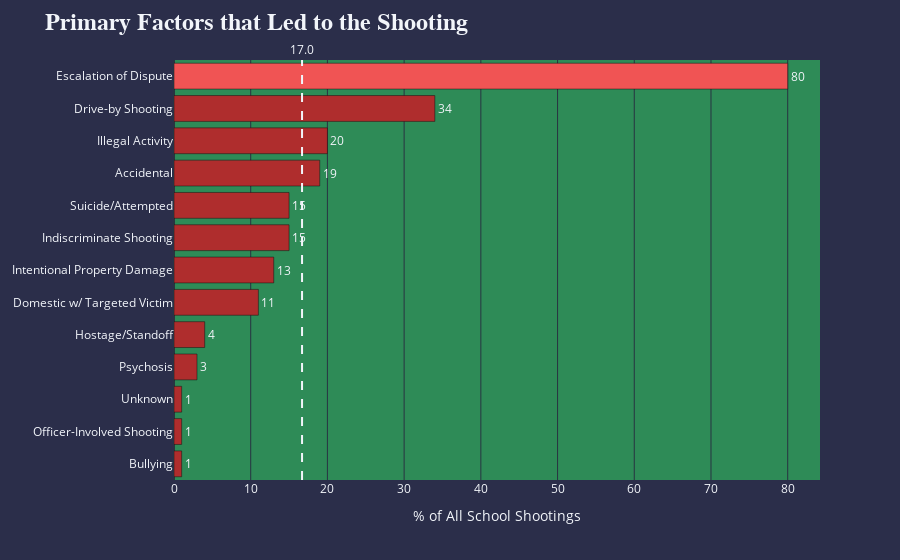

The notebook cell this image was saved under:
### Code cell
_ = dfi.groupby('situation')['incident_id'].count().sort_values(ascending=True).reset_index()
_['percent'] = _['incident_id'].apply(lambda x: round(x*100/(dfi.time_period.count()), 2) )

fig = px.bar(_, 
                   y="situation",
                   x='incident_id',
                   orientation='h',
                   text_auto=True,
                   template="plotly_dark"
                   )

fig.update_layout(title='<b>Primary Factors that Led to the Shooting<b>',
                  titlefont={'size': 24,
                             'family': 'Proxima Nova',
                            },
                  template='plotly_dark',
                  paper_bgcolor='#2B2E4A',
                  plot_bgcolor='#2E8B57',
                  yaxis_title=None,
                  xaxis_title='% of All School Shootings'
                 )

fig.add_vline(
    x = _.incident_id.mean(),
    line_width = 2,
    line_dash = 'dash',
    annotation_text = round(_.incident_id.mean(), 0),
    annotation_position = 'top',
)

color = ['#AF2D2D',]*17
for c in range(12,17):
    color[c] = '#F05454'

fig.update_traces(textfont_size=12,
                  textangle=0,
                  textposition='outside',
                  cliponaxis=False,
                  marker_color=color,
                 )

fig.show()

### Figure 1 — Plotly figure (JSON) as saved in the notebook; plotly's stock layout.template omitted (floating-point values rounded to 4 significant figures)
{"data": [{"alignmentgroup": "True", "cliponaxis": false, "hovertemplate": "incident_id=%{x}<br>situation=%{y}<extra></extra>", "legendgroup": "", "marker": {"color": ["#AF2D2D", "#AF2D2D", "#AF2D2D", "#AF2D2D", "#AF2D2D", "#AF2D2D", "#AF2D2D", "#AF2D2D", "#AF2D2D", "#AF2D2D", "#AF2D2D", "#AF2D2D", "#F05454", "#F05454", "#F05454", "#F05454", "#F05454"], "pattern": {"shape": ""}}, "name": "", "offsetgroup": "", "orientation": "h", "showlegend": false, "textangle": 0, "textfont": {"size": 12}, "textposition": "outside", "texttemplate": "%{x}", "type": "bar", "x": [1, 1, 1, 3, 4, 11, 13, 15, 15, 19, 20, 34, 80], "xaxis": "x", "y": ["Bullying", "Officer-Involved Shooting", "Unknown", "Psychosis", "Hostage/Standoff", "Domestic w/ Targeted Victim", "Intentional Property Damage", "Indiscriminate Shooting", "Suicide/Attempted", "Accidental", "Illegal Activity", "Drive-by Shooting", "Escalation of Dispute"], "yaxis": "y"}], "layout": {"annotations": [{"showarrow": false, "text": "17.0", "x": 16.69, "xanchor": "center", "xref": "x", "y": 1, "yanchor": "bottom", "yref": "y domain"}], "barmode": "relative", "legend": {"tracegroupgap": 0}, "margin": {"t": 60}, "paper_bgcolor": "#2B2E4A", "plot_bgcolor": "#2E8B57", "shapes": [{"line": {"dash": "dash", "width": 2}, "type": "line", "x0": 16.69, "x1": 16.69, "xref": "x", "y0": 0, "y1": 1, "yref": "y domain"}], "title": {"font": {"family": "Proxima Nova", "size": 24}, "text": "<b>Primary Factors that Led to the Shooting<b>"}, "xaxis": {"anchor": "y", "domain": [0, 1], "title": {"text": "% of All School Shootings"}}, "yaxis": {"anchor": "x", "domain": [0, 1], "title": {}}}}
